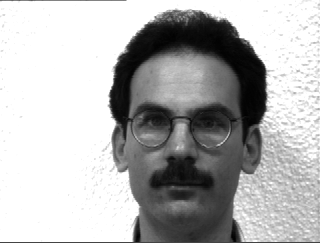
#> input picture 2_2_.bmp, 320 x 243 px; its folder holds only this picture in this run
$ python -i thresholdTest.py   (imports and definitions only)
#> lines starting #> are read from the running program, lines starting #| are printed output that depends on the picture; after the words box and inside, x2 and y2 are one past the last pixel; in counts of white or black regions, pixels touching at a corner belong together
import numpy as np
import cv2
import sys
from PIL import Image
import glob
import crop
import aspectRatio
import os
'''THIS WILL NOT WORK IF THE PERSON'S FACE IS WITHIN 20 PIXELS OF THE SIDE'''

def count(i, delta, image):
	count = 0
	for j in i:
		for k in j:
			if k[0] > delta and k[0] < image.shape[1] - delta:
				count += 1
	return count

'''Calculates the coordinates of a rectangle surrounding contours, returns a tuple'''
def calcminmax(image, cont, lengthx, lengthy, minx, miny, maxx, maxy):
	delta = 21
	for i in cont:
		if count(i, delta, image) > lengthx:
			for j in i:
				for k in j:
					if k[0] > 10 and k[1] > delta and k[0] < image.shape[1] - delta and k[1] < image.shape[0]-10:
						if k[0] < minx:
							minx = k[0]
						if k[0] > maxx:
							maxx = k[0]
		if len(i) > lengthy:
			for j in i:
				for k in j:
					if k[0] > 10 and k[1] > 10 and k[0] < image.shape[1] - 10 and k[1] < image.shape[0]-10:
						if k[1] < miny:
							miny = k[1]
						if k[1] > maxy:
							maxy = k[1]
	result = (minx, miny, maxx, maxy)
	return result

'''Contrasts the image to make it so we can see shadows using underflow, returns an image'''
def contrastImage(image, minx, miny, maxx, maxy):
	for pixels in image:
		for pixel in pixels:
			if pixel[0] < minx or pixel[0] > maxx or pixel[0] < miny or pixel[0] > maxy:
				pixel[0] = pixel[0] - 20
				pixel[1] = pixel[1] - 20
				pixel[2] = pixel[2] - 20
	return image

'''Gets the final bounding rectangle of the face'''
def getRectangle(impath):
#> called with impath = '2_2_.bmp'
	filepath,filename = os.path.split(impath)
	filtername,exts = os.path.splitext(filename)

	'''Reads the first image and makes a preliminary bounding box'''
	image = cv2.imread(impath)
#> image is the input picture: shape (243, 320, 3); min 1, max 255, mean 179.8
	edge = cv2.Canny(image, 300, 300)
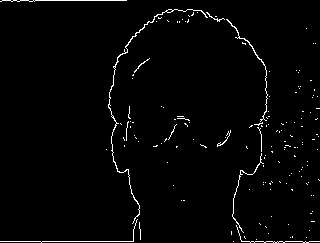
#> edge: shape (243, 320); 1.9% white in thin lines or dots
	binary, dst = cv2.threshold(edge,130,255,0)
	contours, h = cv2.findContours(dst,cv2.RETR_TREE,cv2.CHAIN_APPROX_SIMPLE)
#> contours = 158 contours, 156 with area under 20; largest, box (x1, y1, x2, y2) and area: (108, 9, 208, 224) 91, (226, 19, 268, 122) 34; h = 158 rows, first 6: [1, -1, -1, -1], [2, 0, -1, -1], [3, 1, -1, -1], [4, 2, -1, -1], [5, 3, -1, -1], [6, 4, -1, -1]
	rect1 = calcminmax(image, contours, 60, 60, 1000000, 1000000, -1, -1)
#> the loop in calcminmax, `for i in cont:` made 158 passes
#> i on passes 1 to 3: [[233, 241]], [[256, 239]], [[306, 237]]
#> after the loop in calcminmax, `for i in cont:`: maxx = 267; maxy = 232; minx = 108; miny = 11
#> in calcminmax, `result = (minx, miny, maxx, maxy)`: result = (108, 11, 267, 232)
#> rect1 = (108, 11, 267, 232)


	#cv2.rectangle(image, (rect1[0], rect1[1]), (rect1[2], rect1[3]), (0,255,0))

	'''Reads the image again and contrasts it for shadows'''
	image = contrastImage(image, rect1[0], rect1[1], rect1[2], rect1[3])
#> after the loop in contrastImage, `for pixels in image:`: pixel = [48, 48, 48]
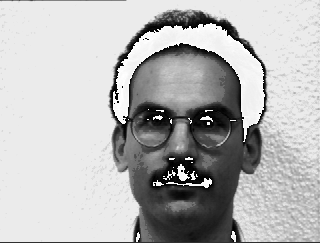
#> image: shape (243, 320, 3); min 0, max 255, mean 182.5
	edge = cv2.Canny(image, 250, 250)
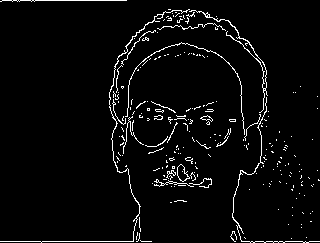
#> edge: shape (243, 320); 3.8% white in thin lines or dots
	binary, dst = cv2.threshold(edge,130,255,0)
	contours, h = cv2.findContours(dst,cv2.RETR_TREE,cv2.CHAIN_APPROX_SIMPLE)
#> contours = 248 contours, 239 with area under 20; largest, box (x1, y1, x2, y2) and area: (177, 164, 190, 182) 120, (177, 164, 190, 182) 113, (189, 10, 268, 113) 68, (0, 9, 190, 243) 60, (200, 115, 213, 122) 32; h = 248 rows, first 6: [1, -1, -1, -1], [2, 0, -1, -1], [3, 1, -1, -1], [4, 2, -1, -1], [5, 3, -1, -1], [6, 4, -1, -1]
	rect = calcminmax(image, contours, 60, 20, rect1[0], rect1[1], rect1[2], rect1[3])
#> the loop in calcminmax (call 2), `for i in cont:` made 248 passes
#> i on passes 1 to 3: [[140, 240], [141, 241], [151, 241], [141, 241]], [[291, 238]], [[306, 237]]
#> rect = (108, 11, 267, 232)
	# print filtername

	'''image = cv2.imread(impath)
	cv2.drawContours(image, contours,-1, (0,255,0))
	cv2.rectangle(image, (rect[0], rect[1]), (rect[2], rect[3]), (0,255,0))
	cv2.imshow(filtername, image)
	cv2.waitKey(0)'''
	return rect

# [31 lines of commented-out code are left out]

>>> result = getRectangle('2_2_.bmp')
#> result = (108, 11, 267, 232)

$ run again, on 10_happy.png
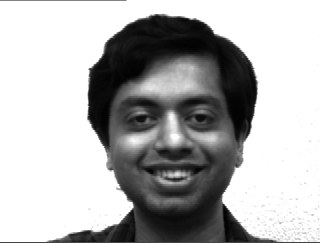
#> input picture 10_happy.png, 320 x 243 px
#> in getRectangle, image is the input picture: shape (243, 320, 3); min 0, max 255, mean 178
#> in getRectangle, `edge = cv2.Canny(image, 300, 300)`:
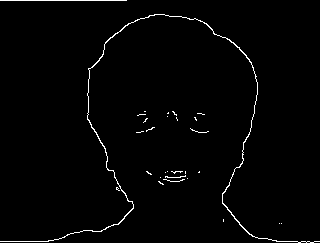
#> edge: shape (243, 320); 1.5% white in thin lines or dots
#> in getRectangle, `contours, h = cv2.findContours(dst,cv2.RETR_TREE,cv2.CHAIN_APPROX_SIMP..`: contours = 30 contours, 29 with area under 20; largest, box (x1, y1, x2, y2) and area: (0, 14, 320, 243) 176; h = 30 rows, first 6: [1, -1, -1, -1], [2, 0, -1, -1], [3, 1, -1, -1], [5, 2, 4, -1], [-1, -1, -1, 3], [6, 3, -1, -1]
#> the loop in calcminmax, `for i in cont:` made 30 passes
#> i on passes 1, 2, 3, 5, 8, 9, 11, 12: [[281, 223]], [[279, 223]], [[223, 219], [223, 221]], [[116, 188], [117, 187], [118, 188], [117, 189]], [[187, 178]], [[160, 177]], [[165, 172]], [[199, 171], [198, 172], [199, 172]]
#> after the loop in calcminmax, `for i in cont:`: maxx = 257; maxy = 232; minx = 74; miny = 14
#> in calcminmax, `result = (minx, miny, maxx, maxy)`: result = (74, 14, 257, 232)
#> after the loop in contrastImage, `for pixels in image:`: pixel = [48, 48, 48]
#> in getRectangle, `edge = cv2.Canny(image, 250, 250)`:
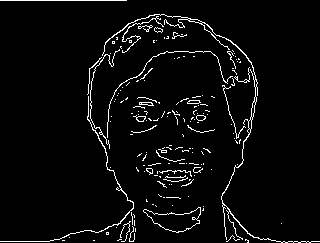
#> edge: shape (243, 320); 4.1% white in thin lines or dots
#> in getRectangle, `contours, h = cv2.findContours(dst,cv2.RETR_TREE,cv2.CHAIN_APPROX_SIMP..`: contours = 196 contours, 177 with area under 20; largest, box (x1, y1, x2, y2) and area: (143, 207, 201, 233) 740, (143, 207, 201, 233) 726, (102, 14, 320, 243) 255, (0, 96, 134, 242) 56, (196, 115, 206, 121) 38; h = 196 rows, first 6: [1, -1, -1, -1], [2, 0, -1, -1], [3, 1, -1, -1], [4, 2, -1, -1], [5, 3, -1, -1], [6, 4, -1, -1]
#> the loop in calcminmax (call 2), `for i in cont:` made 196 passes
#> i on passes 1, 2, 5: [[93, 240], [94, 240]], [[62, 240], [64, 240]], [[69, 237]]
#> rect = (74, 14, 257, 232)
